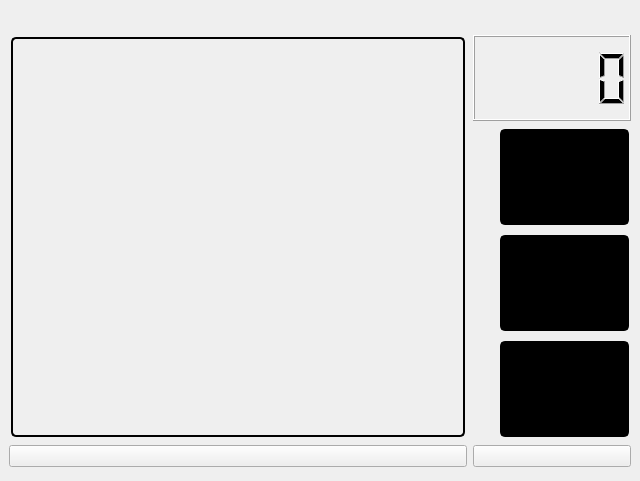
<?xml version="1.0" encoding="UTF-8"?>
<ui version="4.0">
 <class>MainWindow</class>
 <widget class="QMainWindow" name="MainWindow">
  <property name="geometry">
   <rect>
    <x>0</x>
    <y>0</y>
    <width>640</width>
    <height>481</height>
   </rect>
  </property>
  <property name="maximumSize">
   <size>
    <width>16777215</width>
    <height>16777215</height>
   </size>
  </property>
  <property name="windowTitle">
   <string>PyPhotoBooth</string>
  </property>
  <property name="windowIcon">
   <iconset>
    <normaloff>media/Camera.png</normaloff>media/Camera.png</iconset>
  </property>
  <widget class="QWidget" name="centralwidget">
   <layout class="QGridLayout" name="gridLayout">
    <item row="7" column="0">
     <widget class="QPushButton" name="pushButton">
      <property name="cursor">
       <cursorShape>PointingHandCursor</cursorShape>
      </property>
      <property name="styleSheet">
       <string notr="true"/>
      </property>
      <property name="text">
       <string/>
      </property>
      <property name="icon">
       <iconset>
        <normaloff>media/Camera.png</normaloff>media/Camera.png</iconset>
      </property>
      <property name="iconSize">
       <size>
        <width>80</width>
        <height>80</height>
       </size>
      </property>
     </widget>
    </item>
    <item row="2" column="2">
     <widget class="QLCDNumber" name="lcdNumber">
      <property name="maximumSize">
       <size>
        <width>158</width>
        <height>86</height>
       </size>
      </property>
      <property name="intValue" stdset="0">
       <number>0</number>
      </property>
     </widget>
    </item>
    <item row="4" column="2" alignment="Qt::AlignRight">
     <widget class="QLabel" name="pick_02">
      <property name="minimumSize">
       <size>
        <width>133</width>
        <height>100</height>
       </size>
      </property>
      <property name="maximumSize">
       <size>
        <width>133</width>
        <height>100</height>
       </size>
      </property>
      <property name="styleSheet">
       <string notr="true">background-color: rgb(0, 0, 0);
 border: 2px solid black;
 padding: 5px;
 border-radius: 5px;
 margin: 2px;</string>
      </property>
      <property name="text">
       <string/>
      </property>
     </widget>
    </item>
    <item row="5" column="2" alignment="Qt::AlignRight">
     <widget class="QLabel" name="pick_03">
      <property name="minimumSize">
       <size>
        <width>133</width>
        <height>100</height>
       </size>
      </property>
      <property name="maximumSize">
       <size>
        <width>133</width>
        <height>100</height>
       </size>
      </property>
      <property name="styleSheet">
       <string notr="true">background-color: rgb(0, 0, 0);
 border: 2px solid black;
 padding: 5px;
 border-radius: 5px;
 margin: 2px;</string>
      </property>
      <property name="text">
       <string/>
      </property>
     </widget>
    </item>
    <item row="3" column="2" alignment="Qt::AlignRight">
     <widget class="QLabel" name="pick_01">
      <property name="minimumSize">
       <size>
        <width>133</width>
        <height>100</height>
       </size>
      </property>
      <property name="maximumSize">
       <size>
        <width>133</width>
        <height>100</height>
       </size>
      </property>
      <property name="styleSheet">
       <string notr="true">background-color: rgb(0, 0, 0);
 border: 2px solid black;
 padding: 5px;
 border-radius: 5px;
 margin: 2px;</string>
      </property>
      <property name="text">
       <string/>
      </property>
     </widget>
    </item>
    <item row="7" column="2">
     <widget class="QPushButton" name="pushButton_2">
      <property name="cursor">
       <cursorShape>PointingHandCursor</cursorShape>
      </property>
      <property name="text">
       <string/>
      </property>
      <property name="icon">
       <iconset>
        <normaloff>media/Printer.png</normaloff>media/Printer.png</iconset>
      </property>
      <property name="iconSize">
       <size>
        <width>80</width>
        <height>80</height>
       </size>
      </property>
     </widget>
    </item>
    <item row="0" column="0">
     <layout class="QHBoxLayout" name="horizontalLayout_2">
      <item>
       <widget class="QLabel" name="lbltimer">
        <property name="minimumSize">
         <size>
          <width>0</width>
          <height>20</height>
         </size>
        </property>
        <property name="maximumSize">
         <size>
          <width>16777215</width>
          <height>20</height>
         </size>
        </property>
        <property name="font">
         <font>
          <family>Sans</family>
          <pointsize>14</pointsize>
         </font>
        </property>
        <property name="text">
         <string/>
        </property>
        <property name="alignment">
         <set>Qt::AlignCenter</set>
        </property>
       </widget>
      </item>
     </layout>
    </item>
    <item row="2" column="0" rowspan="4">
     <widget class="QLabel" name="lblWebcam">
      <property name="maximumSize">
       <size>
        <width>800</width>
        <height>600</height>
       </size>
      </property>
      <property name="styleSheet">
       <string notr="true"> border: 2px solid black;
 padding: 5px;
 border-radius: 5px;
 margin: 2px;</string>
      </property>
      <property name="text">
       <string/>
      </property>
      <property name="scaledContents">
       <bool>true</bool>
      </property>
     </widget>
    </item>
    <item row="0" column="2">
     <layout class="QHBoxLayout" name="horizontalLayout_3">
      <item>
       <widget class="QLabel" name="lbllogo">
        <property name="minimumSize">
         <size>
          <width>0</width>
          <height>0</height>
         </size>
        </property>
        <property name="maximumSize">
         <size>
          <width>158</width>
          <height>50</height>
         </size>
        </property>
        <property name="text">
         <string/>
        </property>
       </widget>
      </item>
     </layout>
    </item>
   </layout>
  </widget>
 </widget>
 <resources/>
 <connections/>
</ui>
